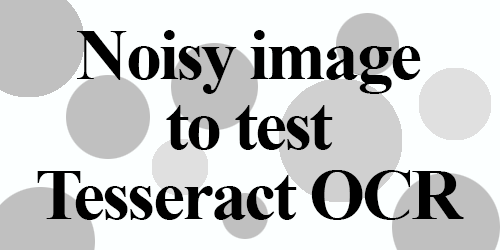
#> input picture Task 7- OCR/img3.png, 500 x 250 px
$ jupyter execute --allow-errors Untitled.ipynb
#> lines starting #> are read from the running program, lines starting #| are printed output that depends on the picture
[cell 1]
import cv2 as cv
import pytesseract

<h1>Text detection basics</h1>

[cell 2]
pytesseract.pytesseract.tesseract_cmd = "C:\\Program Files\\Tesseract-OCR\\tesseract.exe"

img = cv.imread("img3.png")
#> img is the input picture: shape (250, 500, 3); mean B, G, R 201.1, 201.1, 199.6
cv.cvtColor(img,cv.COLOR_RGB2BGR)
# cv.imshow("image",img)

hImg, wImg,_ = img.shape
#> hImg = 250; wImg = 500

#> (the rest of this cell did not finish here and is left out)

<h1>Image to string</h1>

[cell 3]
pytesseract.pytesseract.tesseract_cmd =  "C:\\Program Files\\Tesseract-OCR\\tesseract.exe"

img = cv.imread("img.png")
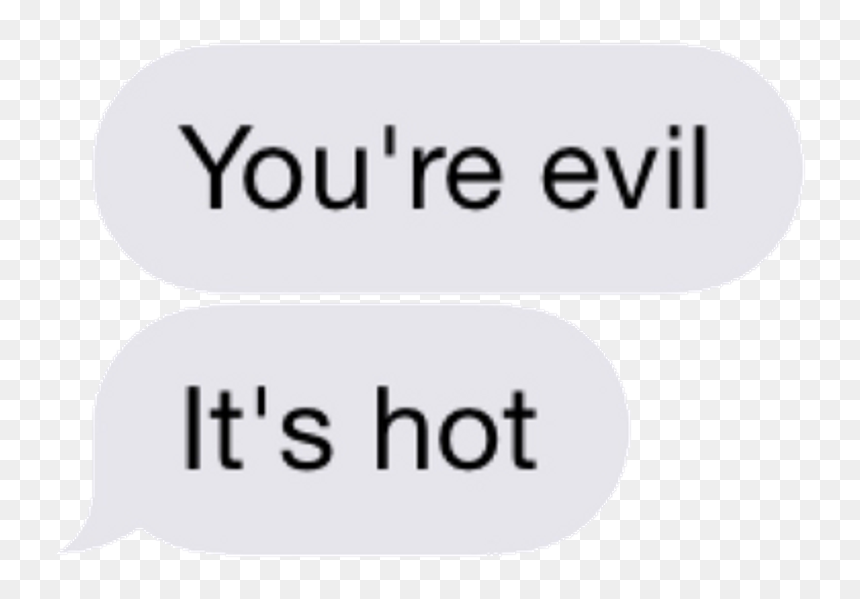
#> input picture Task 7- OCR/img.png, 860 x 599 px
#> img is the input picture: shape (599, 860, 3); mean B, G, R 231.2, 228, 228.5
cv.cvtColor(img,cv.COLOR_RGB2BGR)
cv.imshow("image",img)

print(pytesseract.image_to_string(img))
#> (this line was passed over: pytesseract is not available in this run)

cv.waitKey(0)

<h1>Detecting characters</h1>

[cell 4]
pytesseract.pytesseract.tesseract_cmd = "C:\\Program Files\\Tesseract-OCR\\tesseract.exe"

img = cv.imread("img.png")
cv.cvtColor(img,cv.COLOR_BGR2RGB)
cv.imshow("image",img)

hImg, wImg, _ = img.shape
#> hImg = 599; wImg = 860
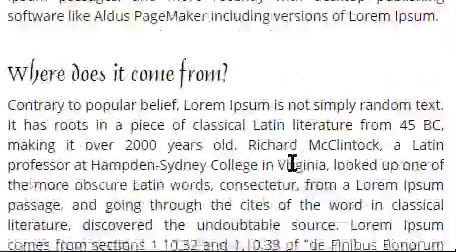
#> input picture frame 14 of Task 7- OCR/video.mp4, 456 x 252 px
#> further down, frame is the input picture: shape (252, 456, 3); mean B, G, R 232.9, 232.5, 233
#> (the rest of this cell did not finish here and is left out)

<h1>Live streaming OCR </h1>

[cell 5]
pytesseract.pytesseract.tesseract_cmd = "C:\\Program Files\\Tesseract-OCR\\tesseract.exe"

# cap = cv.VideoCapture(0)
cap=cv.VideoCapture("video.mp4")

#> (the rest of this cell did not finish here and is left out)
